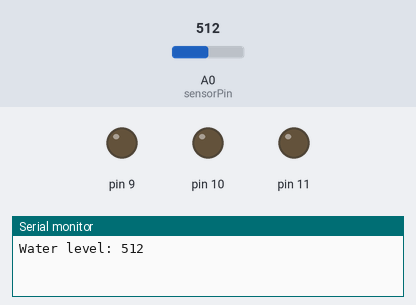
A sketch run on a simulated Arduino Uno, built with avr-gcc and run on an emulated ATmega328P. Parts: output pins drawn as LEDs (lit = HIGH), the last lines printed to the serial monitor. The test bench sets the inputs (shaded band); at power-on: A0 (sensorPin) = 512. Pins used as bus, display or sensor lines are not drawn.

Above: at 0.1 s.
At 1.1 s:
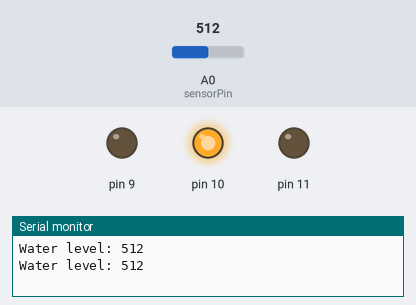
Timing chart, 0 to 2.6 s (numbered marks = the images above):
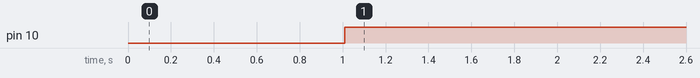

Measured:
- by itself, pin 10: LOW → HIGH at 1.0 s

The sketch:

watersensor-RGB.ino
```cpp
// Sensor pins
#define sensorPower 7
#define sensorPin A0

// Value for storing water level
int val = 0;
int r = val/2;
int g = 1/r;

void setup() {
  // Set D7 as an OUTPUT
  pinMode(sensorPower, OUTPUT);

  // Set to LOW so no power flows through the sensor
  digitalWrite(sensorPower, LOW);

  // Set 11, 10 ,9 as RGB
  pinMode(11, OUTPUT);
  pinMode(10, OUTPUT);
  pinMode(9, OUTPUT);

  Serial.begin(9600);
}

//This is a function used to get the reading
int readSensor() {
  digitalWrite(sensorPower, HIGH);  // Turn the sensor ON
  delay(10);              // wait 10 milliseconds
  val = analogRead(sensorPin);    // Read the analog value form sensor
  digitalWrite(sensorPower, LOW);   // Turn the sensor OFF
  return val;             // send current reading
}

//This is a function that makes the RGB change its color
void rgbcolor() {
  analogWrite(11, r);
  analogWrite(10, g);
  analogWrite(9, LOW);
}

void loop() {
  //get the reading from the function below and print it
  int level = readSensor();

  Serial.print("Water level: ");
  Serial.println(level);

  delay(1000);

  rgbcolor();
}
```
